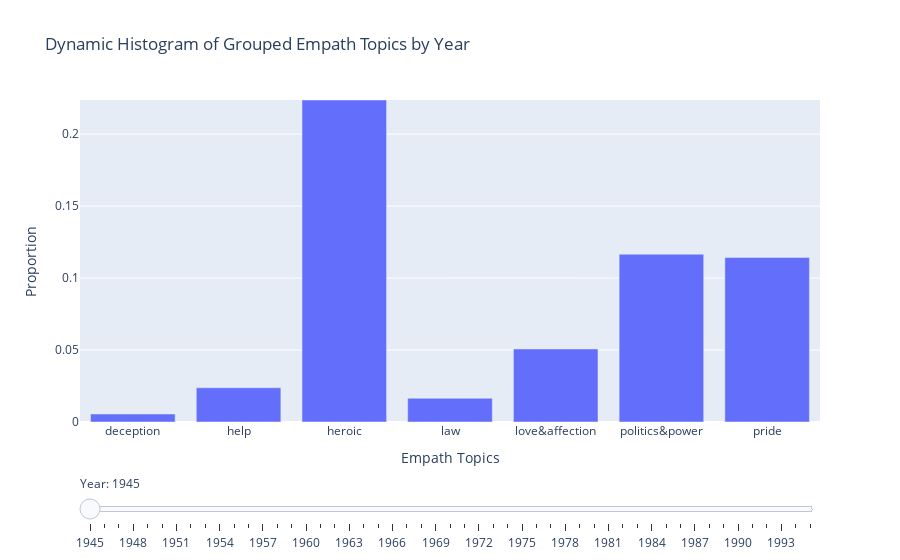

Write notebook code for a chart like this one.
### Code cell
import plotly.graph_objects as go

fig = go.Figure()

unique_years = sorted(melted['year'].unique())

# fix the y-axis 
max_y = melted['proportion'].max()

for year in unique_years:

    year_data = melted[melted['year'] == year]
    grouped_data = year_data.groupby('grouped_topic', as_index=False).agg({'proportion': 'sum'})
    
    fig.add_trace(go.Bar(
        x=grouped_data['grouped_topic'],
        y=grouped_data['proportion'],
        name=f"Year {year}",
        visible=(year == unique_years[0])  # Only show the first year's data initially
    ))

# Define steps for the slider
steps = []
for i, year in enumerate(unique_years):
    step = dict(
        method="update",
        args=[
            {"visible": [j == i for j in range(len(unique_years))]},  # Toggle visibility for the selected year
            {"title": f"Empath Topic Proportions for Year: {year}"}
        ],
        label=str(year)
    )
    steps.append(step)

# Add the slider to the layout
fig.update_layout(
    sliders=[{
        "active": 0,
        "currentvalue": {"prefix": "Year: "},
        "pad": {"t": 50},
        "steps": steps
    }],
    title="Dynamic Histogram of Grouped Empath Topics by Year",
    xaxis_title="Empath Topics",
    yaxis_title="Proportion",
    yaxis=dict(range=[0, max_y]),  # Set the fixed y-axis range
    legend_title="Year",
    barmode="group"  # This ensures bars are grouped by topics
)

# Show the plot
fig.show()

### Figure 1 — Plotly figure (JSON) as saved in the notebook; plotly's stock layout.template omitted (floating-point values rounded to 4 significant figures)
{"data": [{"name": "Year 1945", "type": "bar", "visible": true, "x": ["deception", "help", "heroic", "law", "love&affection", "politics&power", "pride"], "y": [0.005556, 0.02378, 0.2237, 0.01651, 0.05076, 0.1166, 0.1143]}, {"name": "Year 1946", "type": "bar", "visible": false, "x": ["deception", "help", "heroic", "law", "love&affection", "politics&power", "pride"], "y": [0.02703, 0.02327, 0.1776, 0.03376, 0.09596, 0.1527, 0.07436]}, {"name": "Year 1947", "type": "bar", "visible": false, "x": ["deception", "help", "heroic", "law", "love&affection", "politics&power", "pride"], "y": [0.01984, 0.02115, 0.1987, 0.05696, 0.04686, 0.08103, 0.086]}, {"name": "Year 1948", "type": "bar", "visible": false, "x": ["deception", "help", "heroic", "law", "love&affection", "politics&power", "pride"], "y": [0.02491, 0.01234, 0.172, 0.02638, 0.08429, 0.07352, 0.0934]}, {"name": "Year 1949", "type": "bar", "visible": false, "x": ["deception", "help", "heroic", "law", "love&affection", "politics&power", "pride"], "y": [0.02679, 0.009094, 0.1518, 0.0301, 0.06336, 0.08366, 0.06748]}, {"name": "Year 1950", "type": "bar", "visible": false, "x": ["deception", "help", "heroic", "law", "love&affection", "politics&power", "pride"], "y": [0.02254, 0.02611, 0.1835, 0.05312, 0.05734, 0.1835, 0.074]}, {"name": "Year 1951", "type": "bar", "visible": false, "x": ["deception", "help", "heroic", "law", "love&affection", "politics&power", "pride"], "y": [0.02168, 0.01478, 0.1849, 0.05357, 0.06716, 0.1482, 0.09045]}, {"name": "Year 1952", "type": "bar", "visible": false, "x": ["deception", "help", "heroic", "law", "love&affection", "politics&power", "pride"], "y": [0.02992, 0.01747, 0.2016, 0.03294, 0.03101, 0.1291, 0.07647]}, {"name": "Year 1953", "type": "bar", "visible": false, "x": ["deception", "help", "heroic", "law", "love&affection", "politics&power", "pride"], "y": [0.01946, 0.02472, 0.1957, 0.02953, 0.06348, 0.1453, 0.07802]}, {"name": "Year 1954", "type": "bar", "visible": false, "x": ["deception", "help", "heroic", "law", "love&affection", "politics&power", "pride"], "y": [0.03469, 0.01944, 0.1656, 0.03164, 0.05441, 0.1006, 0.05524]}, {"name": "Year 1955", "type": "bar", "visible": false, "x": ["deception", "help", "heroic", "law", "love&affection", "politics&power", "pride"], "y": [0.02907, 0.01739, 0.1785, 0.03442, 0.04244, 0.1126, 0.08124]}, {"name": "Year 1956", "type": "bar", "visible": false, "x": ["deception", "help", "heroic", "law", "love&affection", "politics&power", "pride"], "y": [0.01423, 0.01665, 0.1895, 0.0387, 0.05125, 0.1344, 0.06918]}, {"name": "Year 1957", "type": "bar", "visible": false, "x": ["deception", "help", "heroic", "law", "love&affection", "politics&power", "pride"], "y": [0.02154, 0.0179, 0.1816, 0.03261, 0.07719, 0.1356, 0.0874]}, {"name": "Year 1958", "type": "bar", "visible": false, "x": ["deception", "help", "heroic", "law", "love&affection", "politics&power", "pride"], "y": [0.03413, 0.0178, 0.2028, 0.03714, 0.04741, 0.1323, 0.07092]}, {"name": "Year 1959", "type": "bar", "visible": false, "x": ["deception", "help", "heroic", "law", "love&affection", "politics&power", "pride"], "y": [0.02378, 0.02763, 0.1715, 0.03541, 0.06696, 0.1316, 0.08445]}, {"name": "Year 1960", "type": "bar", "visible": false, "x": ["deception", "help", "heroic", "law", "love&affection", "politics&power", "pride"], "y": [0.0179, 0.01906, 0.197, 0.00921, 0.07239, 0.1096, 0.08957]}, {"name": "Year 1961", "type": "bar", "visible": false, "x": ["deception", "help", "heroic", "law", "love&affection", "politics&power", "pride"], "y": [0.01661, 0.01556, 0.1739, 0.02406, 0.08749, 0.1396, 0.06918]}, {"name": "Year 1962", "type": "bar", "visible": false, "x": ["deception", "help", "heroic", "law", "love&affection", "politics&power", "pride"], "y": [0.00976, 0.02755, 0.1857, 0.04629, 0.05442, 0.1561, 0.06699]}, {"name": "Year 1963", "type": "bar", "visible": false, "x": ["deception", "help", "heroic", "law", "love&affection", "politics&power", "pride"], "y": [0.02784, 0.01348, 0.1883, 0.03552, 0.05453, 0.1884, 0.06081]}, {"name": "Year 1964", "type": "bar", "visible": false, "x": ["deception", "help", "heroic", "law", "love&affection", "politics&power", "pride"], "y": [0.03603, 0.01617, 0.2229, 0.02306, 0.04114, 0.135, 0.04174]}, {"name": "Year 1965", "type": "bar", "visible": false, "x": ["deception", "help", "heroic", "law", "love&affection", "politics&power", "pride"], "y": [0.03287, 0.02313, 0.1853, 0.0264, 0.06112, 0.1325, 0.06896]}, {"name": "Year 1966", "type": "bar", "visible": false, "x": ["deception", "help", "heroic", "law", "love&affection", "politics&power", "pride"], "y": [0.02461, 0.01646, 0.1798, 0.0272, 0.05888, 0.1489, 0.06616]}, {"name": "Year 1967", "type": "bar", "visible": false, "x": ["deception", "help", "heroic", "law", "love&affection", "politics&power", "pride"], "y": [0.03051, 0.01359, 0.1657, 0.02644, 0.05163, 0.1271, 0.05584]}, {"name": "Year 1968", "type": "bar", "visible": false, "x": ["deception", "help", "heroic", "law", "love&affection", "politics&power", "pride"], "y": [0.0275, 0.01323, 0.1738, 0.03593, 0.06621, 0.1029, 0.06883]}, {"name": "Year 1969", "type": "bar", "visible": false, "x": ["deception", "help", "heroic", "law", "love&affection", "politics&power", "pride"], "y": [0.0234, 0.02532, 0.2186, 0.03112, 0.07234, 0.1554, 0.07975]}, {"name": "Year 1970", "type": "bar", "visible": false, "x": ["deception", "help", "heroic", "law", "love&affection", "politics&power", "pride"], "y": [0.03449, 0.01899, 0.1872, 0.0259, 0.05884, 0.1682, 0.08054]}, {"name": "Year 1971", "type": "bar", "visible": false, "x": ["deception", "help", "heroic", "law", "love&affection", "politics&power", "pride"], "y": [0.02136, 0.0226, 0.1671, 0.04747, 0.05342, 0.1712, 0.0606]}, {"name": "Year 1972", "type": "bar", "visible": false, "x": ["deception", "help", "heroic", "law", "love&affection", "politics&power", "pride"], "y": [0.02789, 0.01818, 0.1744, 0.02796, 0.04656, 0.1483, 0.07714]}, {"name": "Year 1973", "type": "bar", "visible": false, "x": ["deception", "help", "heroic", "law", "love&affection", "politics&power", "pride"], "y": [0.03604, 0.01704, 0.1341, 0.04976, 0.07048, 0.1438, 0.0789]}, {"name": "Year 1974", "type": "bar", "visible": false, "x": ["deception", "help", "heroic", "law", "love&affection", "politics&power", "pride"], "y": [0.02025, 0.01484, 0.2075, 0.02752, 0.0669, 0.115, 0.05844]}, {"name": "Year 1975", "type": "bar", "visible": false, "x": ["deception", "help", "heroic", "law", "love&affection", "politics&power", "pride"], "y": [0.03219, 0.01667, 0.1441, 0.04021, 0.06388, 0.1339, 0.06714]}, {"name": "Year 1976", "type": "bar", "visible": false, "x": ["deception", "help", "heroic", "law", "love&affection", "politics&power", "pride"], "y": [0.03284, 0.01191, 0.1517, 0.02985, 0.0706, 0.09681, 0.04769]}, {"name": "Year 1977", "type": "bar", "visible": false, "x": ["deception", "help", "heroic", "law", "love&affection", "politics&power", "pride"], "y": [0.02442, 0.01189, 0.1765, 0.03459, 0.06073, 0.1285, 0.06246]}, {"name": "Year 1978", "type": "bar", "visible": false, "x": ["deception", "help", "heroic", "law", "love&affection", "politics&power", "pride"], "y": [0.03784, 0.01464, 0.1866, 0.03443, 0.05953, 0.1074, 0.06419]}, {"name": "Year 1979", "type": "bar", "visible": false, "x": ["deception", "help", "heroic", "law", "love&affection", "politics&power", "pride"], "y": [0.02039, 0.01277, 0.1832, 0.03909, 0.05691, 0.1412, 0.06909]}, {"name": "Year 1980", "type": "bar", "visible": false, "x": ["deception", "help", "heroic", "law", "love&affection", "politics&power", "pride"], "y": [0.02525, 0.01705, 0.1755, 0.02638, 0.087, 0.09412, 0.05792]}, {"name": "Year 1981", "type": "bar", "visible": false, "x": ["deception", "help", "heroic", "law", "love&affection", "politics&power", "pride"], "y": [0.01483, 0.01402, 0.1436, 0.03675, 0.04561, 0.1332, 0.06067]}, {"name": "Year 1982", "type": "bar", "visible": false, "x": ["deception", "help", "heroic", "law", "love&affection", "politics&power", "pride"], "y": [0.01321, 0.02554, 0.1755, 0.03541, 0.05092, 0.121, 0.06506]}, {"name": "Year 1983", "type": "bar", "visible": false, "x": ["deception", "help", "heroic", "law", "love&affection", "politics&power", "pride"], "y": [0.01688, 0.01643, 0.1481, 0.05329, 0.04111, 0.1342, 0.08277]}, {"name": "Year 1984", "type": "bar", "visible": false, "x": ["deception", "help", "heroic", "law", "love&affection", "politics&power", "pride"], "y": [0.01807, 0.0144, 0.1613, 0.0418, 0.0968, 0.1509, 0.05149]}, {"name": "Year 1985", "type": "bar", "visible": false, "x": ["deception", "help", "heroic", "law", "love&affection", "politics&power", "pride"], "y": [0.03666, 0.01366, 0.1796, 0.0318, 0.07433, 0.1302, 0.07865]}, {"name": "Year 1986", "type": "bar", "visible": false, "x": ["deception", "help", "heroic", "law", "love&affection", "politics&power", "pride"], "y": [0.02403, 0.0121, 0.194, 0.02521, 0.04312, 0.1142, 0.07283]}, {"name": "Year 1987", "type": "bar", "visible": false, "x": ["deception", "help", "heroic", "law", "love&affection", "politics&power", "pride"], "y": [0.02562, 0.02526, 0.1528, 0.03937, 0.08585, 0.118, 0.0684]}, {"name": "Year 1988", "type": "bar", "visible": false, "x": ["deception", "help", "heroic", "law", "love&affection", "politics&power", "pride"], "y": [0.03828, 0.01634, 0.1462, 0.03098, 0.05754, 0.1161, 0.08177]}, {"name": "Year 1989", "type": "bar", "visible": false, "x": ["deception", "help", "heroic", "law", "love&affection", "politics&power", "pride"], "y": [0.02345, 0.01366, 0.1733, 0.04902, 0.04018, 0.1245, 0.06601]}, {"name": "Year 1990", "type": "bar", "visible": false, "x": ["deception", "help", "heroic", "law", "love&affection", "politics&power", "pride"], "y": [0.02958, 0.006188, 0.1816, 0.04544, 0.03984, 0.1493, 0.06599]}, {"name": "Year 1991", "type": "bar", "visible": false, "x": ["deception", "help", "heroic", "law", "love&affection", "politics&power", "pride"], "y": [0.02998, 0.01751, 0.171, 0.01793, 0.05514, 0.0848, 0.06071]}, {"name": "Year 1992", "type": "bar", "visible": false, "x": ["deception", "help", "heroic", "law", "love&affection", "politics&power", "pride"], "y": [0.02734, 0.01799, 0.168, 0.03301, 0.05914, 0.1246, 0.08144]}, {"name": "Year 1993", "type": "bar", "visible": false, "x": ["deception", "help", "heroic", "law", "love&affection", "politics&power", "pride"], "y": [0.04526, 0.0105, 0.163, 0.03987, 0.03027, 0.1053, 0.03202]}, {"name": "Year 1994", "type": "bar", "visible": false, "x": ["deception", "help", "heroic", "law", "love&affection", "politics&power", "pride"], "y": [0.0469, 0.01967, 0.1604, 0.02503, 0.02732, 0.07954, 0.06579]}, {"name": "Year 1995", "type": "bar", "visible": false, "x": ["deception", "help", "heroic", "law", "love&affection", "politics&power", "pride"], "y": [0, 0.01799, 0.1972, 0.0663, 0.03488, 0.1563, 0.0835]}], "layout": {"barmode": "group", "legend": {"title": {"text": "Year"}}, "sliders": [{"active": 0, "currentvalue": {"prefix": "Year: "}, "pad": {"t": 50}, "steps": [{"args": [{"visible": [true, false, false, false, false, false, false, false, false, false, false, false, false, false, false, false, false, false, false, false, false, false, false, false, false, false, false, false, false, false, false, false, false, false, false, false, false, false, false, false, false, false, false, false, false, false, false, false, false, false, false]}, {"title": "Empath Topic Proportions for Year: 1945"}], "label": "1945", "method": "update"}, {"args": [{"visible": [false, true, false, false, false, false, false, false, false, false, false, false, false, false, false, false, false, false, false, false, false, false, false, false, false, false, false, false, false, false, false, false, false, false, false, false, false, false, false, false, false, false, false, false, false, false, false, false, false, false, false]}, {"title": "Empath Topic Proportions for Year: 1946"}], "label": "1946", "method": "update"}, {"args": [{"visible": [false, false, true, false, false, false, false, false, false, false, false, false, false, false, false, false, false, false, false, false, false, false, false, false, false, false, false, false, false, false, false, false, false, false, false, false, false, false, false, false, false, false, false, false, false, false, false, false, false, false, false]}, {"title": "Empath Topic Proportions for Year: 1947"}], "label": "1947", "method": "update"}, {"args": [{"visible": [false, false, false, true, false, false, false, false, false, false, false, false, false, false, false, false, false, false, false, false, false, false, false, false, false, false, false, false, false, false, false, false, false, false, false, false, false, false, false, false, false, false, false, false, false, false, false, false, false, false, false]}, {"title": "Empath Topic Proportions for Year: 1948"}], "label": "1948", "method": "update"}, {"args": [{"visible": [false, false, false, false, true, false, false, false, false, false, false, false, false, false, false, false, false, false, false, false, false, false, false, false, false, false, false, false, false, false, false, false, false, false, false, false, false, false, false, false, false, false, false, false, false, false, false, false, false, false, false]}, {"title": "Empath Topic Proportions for Year: 1949"}], "label": "1949", "method": "update"}, {"args": [{"visible": [false, false, false, false, false, true, false, false, false, false, false, false, false, false, false, false, false, false, false, false, false, false, false, false, false, false, false, false, false, false, false, false, false, false, false, false, false, false, false, false, false, false, false, false, false, false, false, false, false, false, false]}, {"title": "Empath Topic Proportions for Year: 1950"}], "label": "1950", "method": "update"}, {"args": [{"visible": [false, false, false, false, false, false, true, false, false, false, false, false, false, false, false, false, false, false, false, false, false, false, false, false, false, false, false, false, false, false, false, false, false, false, false, false, false, false, false, false, false, false, false, false, false, false, false, false, false, false, false]}, {"title": "Empath Topic Proportions for Year: 1951"}], "label": "1951", "method": "update"}, {"args": [{"visible": [false, false, false, false, false, false, false, true, false, false, false, false, false, false, false, false, false, false, false, false, false, false, false, false, false, false, false, false, false, false, false, false, false, false, false, false, false, false, false, false, false, false, false, false, false, false, false, false, false, false, false]}, {"title": "Empath Topic Proportions for Year: 1952"}], "label": "1952", "method": "update"}, {"args": [{"visible": [false, false, false, false, false, false, false, false, true, false, false, false, false, false, false, false, false, false, false, false, false, false, false, false, false, false, false, false, false, false, false, false, false, false, false, false, false, false, false, false, false, false, false, false, false, false, false, false, false, false, false]}, {"title": "Empath Topic Proportions for Year: 1953"}], "label": "1953", "method": "update"}, {"args": [{"visible": [false, false, false, false, false, false, false, false, false, true, false, false, false, false, false, false, false, false, false, false, false, false, false, false, false, false, false, false, false, false, false, false, false, false, false, false, false, false, false, false, false, false, false, false, false, false, false, false, false, false, false]}, {"title": "Empath Topic Proportions for Year: 1954"}], "label": "1954", "method": "update"}, {"args": [{"visible": [false, false, false, false, false, false, false, false, false, false, true, false, false, false, false, false, false, false, false, false, false, false, false, false, false, false, false, false, false, false, false, false, false, false, false, false, false, false, false, false, false, false, false, false, false, false, false, false, false, false, false]}, {"title": "Empath Topic Proportions for Year: 1955"}], "label": "1955", "method": "update"}, {"args": [{"visible": [false, false, false, false, false, false, false, false, false, false, false, true, false, false, false, false, false, false, false, false, false, false, false, false, false, false, false, false, false, false, false, false, false, false, false, false, false, false, false, false, false, false, false, false, false, false, false, false, false, false, false]}, {"title": "Empath Topic Proportions for Year: 1956"}], "label": "1956", "method": "update"}, {"args": [{"visible": [false, false, false, false, false, false, false, false, false, false, false, false, true, false, false, false, false, false, false, false, false, false, false, false, false, false, false, false, false, false, false, false, false, false, false, false, false, false, false, false, false, false, false, false, false, false, false, false, false, false, false]}, {"title": "Empath Topic Proportions for Year: 1957"}], "label": "1957", "method": "update"}, {"args": [{"visible": [false, false, false, false, false, false, false, false, false, false, false, false, false, true, false, false, false, false, false, false, false, false, false, false, false, false, false, false, false, false, false, false, false, false, false, false, false, false, false, false, false, false, false, false, false, false, false, false, false, false, false]}, {"title": "Empath Topic Proportions for Year: 1958"}], "label": "1958", "method": "update"}, {"args": [{"visible": [false, false, false, false, false, false, false, false, false, false, false, false, false, false, true, false, false, false, false, false, false, false, false, false, false, false, false, false, false, false, false, false, false, false, false, false, false, false, false, false, false, false, false, false, false, false, false, false, false, false, false]}, {"title": "Empath Topic Proportions for Year: 1959"}], "label": "1959", "method": "update"}, {"args": [{"visible": [false, false, false, false, false, false, false, false, false, false, false, false, false, false, false, true, false, false, false, false, false, false, false, false, false, false, false, false, false, false, false, false, false, false, false, false, false, false, false, false, false, false, false, false, false, false, false, false, false, false, false]}, {"title": "Empath Topic Proportions for Year: 1960"}], "label": "1960", "method": "update"}, {"args": [{"visible": [false, false, false, false, false, false, false, false, false, false, false, false, false, false, false, false, true, false, false, false, false, false, false, false, false, false, false, false, false, false, false, false, false, false, false, false, false, false, false, false, false, false, false, false, false, false, false, false, false, false, false]}, {"title": "Empath Topic Proportions for Year: 1961"}], "label": "1961", "method": "update"}, {"args": [{"visible": [false, false, false, false, false, false, false, false, false, false, false, false, false, false, false, false, false, true, false, false, false, false, false, false, false, false, false, false, false, false, false, false, false, false, false, false, false, false, false, false, false, false, false, false, false, false, false, false, false, false, false]}, {"title": "Empath Topic Proportions for Year: 1962"}], "label": "1962", "method": "update"}, {"args": [{"visible": [false, false, false, false, false, false, false, false, false, false, false, false, false, false, false, false, false, false, true, false, false, false, false, false, false, false, false, false, false, false, false, false, false, false, false, false, false, false, false, false, false, false, false, false, false, false, false, false, false, false, false]}, {"title": "Empath Topic Proportions for Year: 1963"}], "label": "1963", "method": "update"}, {"args": [{"visible": [false, false, false, false, false, false, false, false, false, false, false, false, false, false, false, false, false, false, false, true, false, false, false, false, false, false, false, false, false, false, false, false, false, false, false, false, false, false, false, false, false, false, false, false, false, false, false, false, false, false, false]}, {"title": "Empath Topic Proportions for Year: 1964"}], "label": "1964", "method": "update"}, {"args": [{"visible": [false, false, false, false, false, false, false, false, false, false, false, false, false, false, false, false, false, false, false, false, true, false, false, false, false, false, false, false, false, false, false, false, false, false, false, false, false, false, false, false, false, false, false, false, false, false, false, false, false, false, false]}, {"title": "Empath Topic Proportions for Year: 1965"}], "label": "1965", "method": "update"}, {"args": [{"visible": [false, false, false, false, false, false, false, false, false, false, false, false, false, false, false, false, false, false, false, false, false, true, false, false, false, false, false, false, false, false, false, false, false, false, false, false, false, false, false, false, false, false, false, false, false, false, false, false, false, false, false]}, {"title": "Empath Topic Proportions for Year: 1966"}], "label": "1966", "method": "update"}, {"args": [{"visible": [false, false, false, false, false, false, false, false, false, false, false, false, false, false, false, false, false, false, false, false, false, false, true, false, false, false, false, false, false, false, false, false, false, false, false, false, false, false, false, false, false, false, false, false, false, false, false, false, false, false, false]}, {"title": "Empath Topic Proportions for Year: 1967"}], "label": "1967", "method": "update"}, {"args": [{"visible": [false, false, false, false, false, false, false, false, false, false, false, false, false, false, false, false, false, false, false, false, false, false, false, true, false, false, false, false, false, false, false, false, false, false, false, false, false, false, false, false, false, false, false, false, false, false, false, false, false, false, false]}, {"title": "Empath Topic Proportions for Year: 1968"}], "label": "1968", "method": "update"}, {"args": [{"visible": [false, false, false, false, false, false, false, false, false, false, false, false, false, false, false, false, false, false, false, false, false, false, false, false, true, false, false, false, false, false, false, false, false, false, false, false, false, false, false, false, false, false, false, false, false, false, false, false, false, false, false]}, {"title": "Empath Topic Proportions for Year: 1969"}], "label": "1969", "method": "update"}, {"args": [{"visible": [false, false, false, false, false, false, false, false, false, false, false, false, false, false, false, false, false, false, false, false, false, false, false, false, false, true, false, false, false, false, false, false, false, false, false, false, false, false, false, false, false, false, false, false, false, false, false, false, false, false, false]}, {"title": "Empath Topic Proportions for Year: 1970"}], "label": "1970", "method": "update"}, {"args": [{"visible": [false, false, false, false, false, false, false, false, false, false, false, false, false, false, false, false, false, false, false, false, false, false, false, false, false, false, true, false, false, false, false, false, false, false, false, false, false, false, false, false, false, false, false, false, false, false, false, false, false, false, false]}, {"title": "Empath Topic Proportions for Year: 1971"}], "label": "1971", "method": "update"}, {"args": [{"visible": [false, false, false, false, false, false, false, false, false, false, false, false, false, false, false, false, false, false, false, false, false, false, false, false, false, false, false, true, false, false, false, false, false, false, false, false, false, false, false, false, false, false, false, false, false, false, false, false, false, false, false]}, {"title": "Empath Topic Proportions for Year: 1972"}], "label": "1972", "method": "update"}, {"args": [{"visible": [false, false, false, false, false, false, false, false, false, false, false, false, false, false, false, false, false, false, false, false, false, false, false, false, false, false, false, false, true, false, false, false, false, false, false, false, false, false, false, false, false, false, false, false, false, false, false, false, false, false, false]}, {"title": "Empath Topic Proportions for Year: 1973"}], "label": "1973", "method": "update"}, {"args": [{"visible": [false, false, false, false, false, false, false, false, false, false, false, false, false, false, false, false, false, false, false, false, false, false, false, false, false, false, false, false, false, true, false, false, false, false, false, false, false, false, false, false, false, false, false, false, false, false, false, false, false, false, false]}, {"title": "Empath Topic Proportions for Year: 1974"}], "label": "1974", "method": "update"}, {"args": [{"visible": [false, false, false, false, false, false, false, false, false, false, false, false, false, false, false, false, false, false, false, false, false, false, false, false, false, false, false, false, false, false, true, false, false, false, false, false, false, false, false, false, false, false, false, false, false, false, false, false, false, false, false]}, {"title": "Empath Topic Proportions for Year: 1975"}], "label": "1975", "method": "update"}, {"args": [{"visible": [false, false, false, false, false, false, false, false, false, false, false, false, false, false, false, false, false, false, false, false, false, false, false, false, false, false, false, false, false, false, false, true, false, false, false, false, false, false, false, false, false, false, false, false, false, false, false, false, false, false, false]}, {"title": "Empath Topic Proportions for Year: 1976"}], "label": "1976", "method": "update"}, {"args": [{"visible": [false, false, false, false, false, false, false, false, false, false, false, false, false, false, false, false, false, false, false, false, false, false, false, false, false, false, false, false, false, false, false, false, true, false, false, false, false, false, false, false, false, false, false, false, false, false, false, false, false, false, false]}, {"title": "Empath Topic Proportions for Year: 1977"}], "label": "1977", "method": "update"}, {"args": [{"visible": [false, false, false, false, false, false, false, false, false, false, false, false, false, false, false, false, false, false, false, false, false, false, false, false, false, false, false, false, false, false, false, false, false, true, false, false, false, false, false, false, false, false, false, false, false, false, false, false, false, false, false]}, {"title": "Empath Topic Proportions for Year: 1978"}], "label": "1978", "method": "update"}, {"args": [{"visible": [false, false, false, false, false, false, false, false, false, false, false, false, false, false, false, false, false, false, false, false, false, false, false, false, false, false, false, false, false, false, false, false, false, false, true, false, false, false, false, false, false, false, false, false, false, false, false, false, false, false, false]}, {"title": "Empath Topic Proportions for Year: 1979"}], "label": "1979", "method": "update"}, {"args": [{"visible": [false, false, false, false, false, false, false, false, false, false, false, false, false, false, false, false, false, false, false, false, false, false, false, false, false, false, false, false, false, false, false, false, false, false, false, true, false, false, false, false, false, false, false, false, false, false, false, false, false, false, false]}, {"title": "Empath Topic Proportions for Year: 1980"}], "label": "1980", "method": "update"}, {"args": [{"visible": [false, false, false, false, false, false, false, false, false, false, false, false, false, false, false, false, false, false, false, false, false, false, false, false, false, false, false, false, false, false, false, false, false, false, false, false, true, false, false, false, false, false, false, false, false, false, false, false, false, false, false]}, {"title": "Empath Topic Proportions for Year: 1981"}], "label": "1981", "method": "update"}, {"args": [{"visible": [false, false, false, false, false, false, false, false, false, false, false, false, false, false, false, false, false, false, false, false, false, false, false, false, false, false, false, false, false, false, false, false, false, false, false, false, false, true, false, false, false, false, false, false, false, false, false, false, false, false, false]}, {"title": "Empath Topic Proportions for Year: 1982"}], "label": "1982", "method": "update"}, {"args": [{"visible": [false, false, false, false, false, false, false, false, false, false, false, false, false, false, false, false, false, false, false, false, false, false, false, false, false, false, false, false, false, false, false, false, false, false, false, false, false, false, true, false, false, false, false, false, false, false, false, false, false, false, false]}, {"title": "Empath Topic Proportions for Year: 1983"}], "label": "1983", "method": "update"}, {"args": [{"visible": [false, false, false, false, false, false, false, false, false, false, false, false, false, false, false, false, false, false, false, false, false, false, false, false, false, false, false, false, false, false, false, false, false, false, false, false, false, false, false, true, false, false, false, false, false, false, false, false, false, false, false]}, {"title": "Empath Topic Proportions for Year: 1984"}], "label": "1984", "method": "update"}, {"args": [{"visible": [false, false, false, false, false, false, false, false, false, false, false, false, false, false, false, false, false, false, false, false, false, false, false, false, false, false, false, false, false, false, false, false, false, false, false, false, false, false, false, false, true, false, false, false, false, false, false, false, false, false, false]}, {"title": "Empath Topic Proportions for Year: 1985"}], "label": "1985", "method": "update"}, {"args": [{"visible": [false, false, false, false, false, false, false, false, false, false, false, false, false, false, false, false, false, false, false, false, false, false, false, false, false, false, false, false, false, false, false, false, false, false, false, false, false, false, false, false, false, true, false, false, false, false, false, false, false, false, false]}, {"title": "Empath Topic Proportions for Year: 1986"}], "label": "1986", "method": "update"}, {"args": [{"visible": [false, false, false, false, false, false, false, false, false, false, false, false, false, false, false, false, false, false, false, false, false, false, false, false, false, false, false, false, false, false, false, false, false, false, false, false, false, false, false, false, false, false, true, false, false, false, false, false, false, false, false]}, {"title": "Empath Topic Proportions for Year: 1987"}], "label": "1987", "method": "update"}, {"args": [{"visible": [false, false, false, false, false, false, false, false, false, false, false, false, false, false, false, false, false, false, false, false, false, false, false, false, false, false, false, false, false, false, false, false, false, false, false, false, false, false, false, false, false, false, false, true, false, false, false, false, false, false, false]}, {"title": "Empath Topic Proportions for Year: 1988"}], "label": "1988", "method": "update"}, {"args": [{"visible": [false, false, false, false, false, false, false, false, false, false, false, false, false, false, false, false, false, false, false, false, false, false, false, false, false, false, false, false, false, false, false, false, false, false, false, false, false, false, false, false, false, false, false, false, true, false, false, false, false, false, false]}, {"title": "Empath Topic Proportions for Year: 1989"}], "label": "1989", "method": "update"}, {"args": [{"visible": [false, false, false, false, false, false, false, false, false, false, false, false, false, false, false, false, false, false, false, false, false, false, false, false, false, false, false, false, false, false, false, false, false, false, false, false, false, false, false, false, false, false, false, false, false, true, false, false, false, false, false]}, {"title": "Empath Topic Proportions for Year: 1990"}], "label": "1990", "method": "update"}, {"args": [{"visible": [false, false, false, false, false, false, false, false, false, false, false, false, false, false, false, false, false, false, false, false, false, false, false, false, false, false, false, false, false, false, false, false, false, false, false, false, false, false, false, false, false, false, false, false, false, false, true, false, false, false, false]}, {"title": "Empath Topic Proportions for Year: 1991"}], "label": "1991", "method": "update"}, {"args": [{"visible": [false, false, false, false, false, false, false, false, false, false, false, false, false, false, false, false, false, false, false, false, false, false, false, false, false, false, false, false, false, false, false, false, false, false, false, false, false, false, false, false, false, false, false, false, false, false, false, true, false, false, false]}, {"title": "Empath Topic Proportions for Year: 1992"}], "label": "1992", "method": "update"}, {"args": [{"visible": [false, false, false, false, false, false, false, false, false, false, false, false, false, false, false, false, false, false, false, false, false, false, false, false, false, false, false, false, false, false, false, false, false, false, false, false, false, false, false, false, false, false, false, false, false, false, false, false, true, false, false]}, {"title": "Empath Topic Proportions for Year: 1993"}], "label": "1993", "method": "update"}, {"args": [{"visible": [false, false, false, false, false, false, false, false, false, false, false, false, false, false, false, false, false, false, false, false, false, false, false, false, false, false, false, false, false, false, false, false, false, false, false, false, false, false, false, false, false, false, false, false, false, false, false, false, false, true, false]}, {"title": "Empath Topic Proportions for Year: 1994"}], "label": "1994", "method": "update"}, {"args": [{"visible": [false, false, false, false, false, false, false, false, false, false, false, false, false, false, false, false, false, false, false, false, false, false, false, false, false, false, false, false, false, false, false, false, false, false, false, false, false, false, false, false, false, false, false, false, false, false, false, false, false, false, true]}, {"title": "Empath Topic Proportions for Year: 1995"}], "label": "1995", "method": "update"}]}], "title": {"text": "Dynamic Histogram of Grouped Empath Topics by Year"}, "xaxis": {"title": {"text": "Empath Topics"}}, "yaxis": {"range": [0, 0.2237], "title": {"text": "Proportion"}}}}
